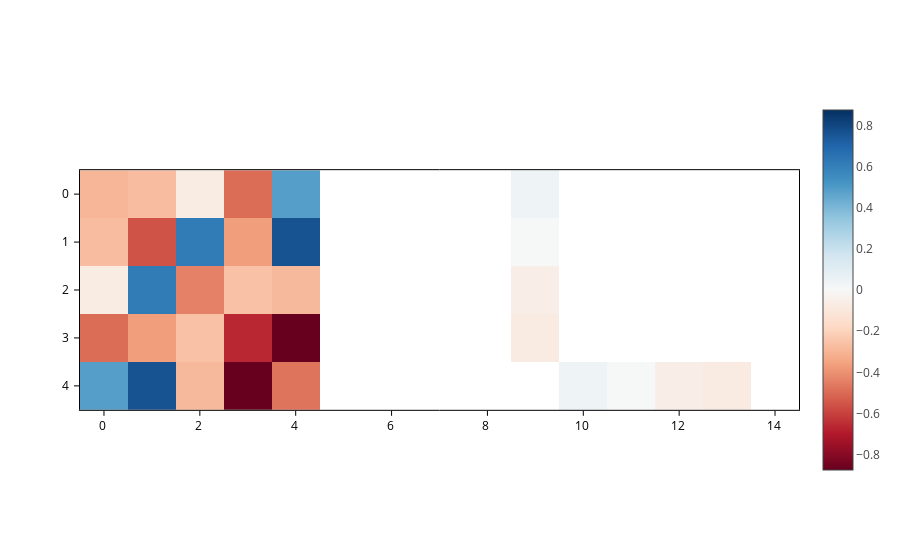

Here is the notebook cell this chart was saved with:
### Markdown cell above
## Matrix as an image

The default mode of `AtomicMatrixPlot` is simply to plot an image where the values of the matrix are encoded as colors:

### Code cell
plot = H.plot()
plot.get()

### Figure 1 — Plotly figure (JSON) as saved in the notebook; plotly's stock layout.template omitted (floating-point values rounded to 4 significant figures)
{"data": [{"coloraxis": "coloraxis", "meta": {}, "opacity": 1, "type": "heatmap", "z": [[-0.2951, -0.2725, -0.07175, -0.4943, 0.4849, NaN, NaN, NaN, NaN, 0.03932, NaN, NaN, NaN, NaN, NaN], [-0.2725, -0.5563, 0.6192, -0.3688, 0.7636, NaN, NaN, NaN, NaN, 0.003369, NaN, NaN, NaN, NaN, NaN], [-0.07175, 0.6192, -0.4405, -0.2607, -0.2865, NaN, NaN, NaN, NaN, -0.05946, NaN, NaN, NaN, NaN, NaN], [-0.4943, -0.3688, -0.2607, -0.6635, -0.8746, NaN, NaN, NaN, NaN, -0.0767, NaN, NaN, NaN, NaN, NaN], [0.4849, 0.7636, -0.2865, -0.8746, -0.4729, NaN, NaN, NaN, NaN, NaN, 0.03932, 0.003369, -0.05946, -0.0767, NaN]], "zsmooth": false}], "layout": {"coloraxis": {"cmid": 0, "colorscale": [[0.0, "rgb(103,0,31)"], [0.1, "rgb(178,24,43)"], [0.2, "rgb(214,96,77)"], [0.3, "rgb(244,165,130)"], [0.4, "rgb(253,219,199)"], [0.5, "rgb(247,247,247)"], [0.6, "rgb(209,229,240)"], [0.7, "rgb(146,197,222)"], [0.8, "rgb(67,147,195)"], [0.9, "rgb(33,102,172)"], [1.0, "rgb(5,48,97)"]], "showscale": true}, "scene": {"aspectmode": "data", "xaxis": {"range": [-0.5, 14.5]}, "yaxis": {"range": [4.5, -0.5]}}, "xaxis": {"constrain": "domain", "range": [-0.5, 14.5], "scaleanchor": "y", "scaleratio": 1}, "yaxis": {"constrain": "domain", "range": [4.5, -0.5]}}}
